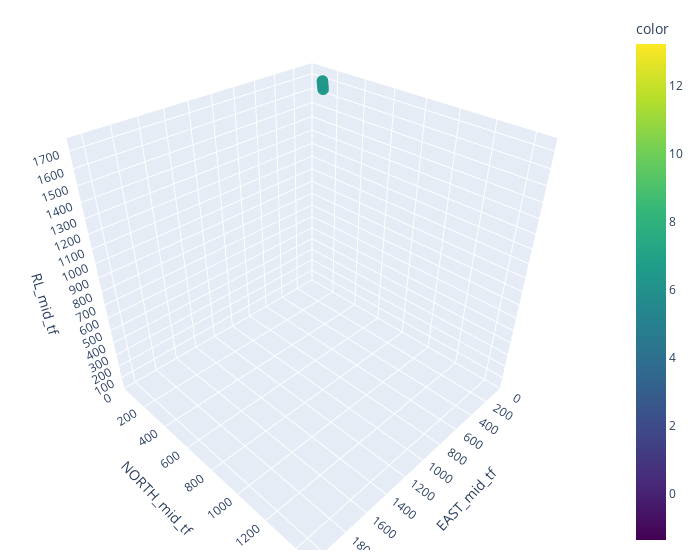

The notebook cell saved with this chart:
### Code cell
fig = px.scatter_3d(val_subset, x=val_subset['EAST_mid_tf'], y=val_subset['NORTH_mid_tf'], z=val_subset['RL_mid_tf'],
              color=fw_mean_original, color_continuous_scale='viridis')




fig.update_layout(
    scene = dict(
        xaxis = dict(nticks=21, range=[0,2100],),
                     yaxis = dict(nticks=15, range=[0,1500],),
                     zaxis = dict(nticks=18, range=[0,1770],),),
    width=700,
    margin=dict(r=20, l=10, b=10, t=10))

fig.update_traces(marker_size = 4)

fig.show()
